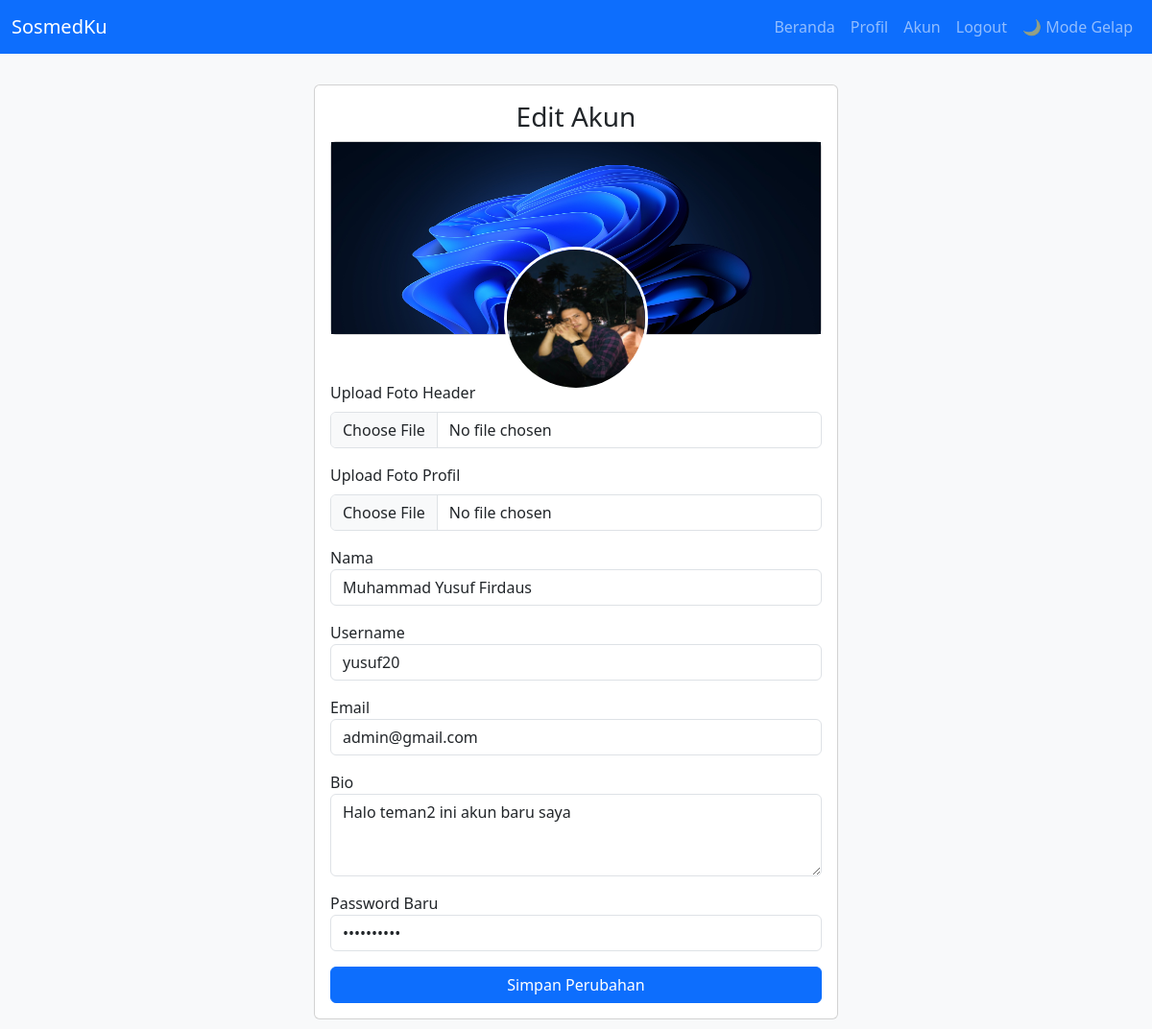
The app's page /akun.php (signed in) with its own data.
### tables this page shows
CREATE TABLE `user` (
  `id` int(11) NOT NULL,
  `nama` varchar(255) NOT NULL,
  `username` varchar(255) NOT NULL,
  `email` varchar(255) NOT NULL,
  `password` varchar(255) NOT NULL,
  `foto_profil` varchar(255) NOT NULL,
  `foto_header` varchar(255) NOT NULL,
  `bio` varchar(255) NOT NULL,
  `created_at` timestamp NOT NULL DEFAULT current_timestamp(),
  `updated_at` timestamp NOT NULL DEFAULT current_timestamp() ON UPDATE current_timestamp()
);

### akun.php (the view, shortened to what this page needs)
<?php
include 'db/db.php';
$email = $_SESSION['email'];
$queryUser = mysqli_query($conn, "SELECT * FROM user WHERE email = '$email'");
if ($queryUser && mysqli_num_rows($queryUser) > 0) {
    $userData = mysqli_fetch_assoc($queryUser);
} else {
    header('Location: akun.php?email=tidak_ditemukan');
    exit();
}
?>
<!DOCTYPE html>
<html lang="id">
<head>
  <link href="assets/dist/css/bootstrap.min.css" rel="stylesheet">
  <link rel="stylesheet" href="css/main.css">
  <link rel="stylesheet" href="css/theme.css">
</head>
<body>
  <?php include 'inc/navbar.php'; ?>
  <div class="container mt-4">
    <div class="row">
      <div class="col-lg-6 mx-auto">
        <div class="card">
          <div class="card-body">
            <h3 class="card-title text-center">Edit Akun</h3>
            <form action="" method="post" enctype="multipart/form-data">
              <div class="card mb-5">
                  <div class="card-body p-0 position-relative" style="height: 200px; background: #f0f0f0;">
                      <img src="<?php echo !empty($userData['foto_header']) ? 'upload/' . htmlspecialchars ($userData['foto_header']) : 'https://placehold.co/1200x200'; ?>  " class="img-fluid w-100 h-100">
                      <img src="<?php echo !empty($userData['foto_profil']) ? 'upload/' . htmlspecialchars($userData['foto_profil']) : 'https://placehold.co/150x150'; ?>"
                          alt="Foto Profil"
                          class="rounded-circle border border-white border-3 position-absolute mb-3"
                          style="width: 150px; height: 150px; bottom: -75px; left: 50%; transform: translateX(-50%);">
                  </div>
              </div>
              <div class="form-group mb-3">
                <label for="foto_header">Upload Foto Header</label>
                <input type="file" class="form-control mt-2" id="uploadFotoHeader" name="foto_header">
              </div>
              <div class="form-group mb-3">
                <label for="foto_profil">Upload Foto Profil</label>
                <input type="file" class="form-control mt-2" id="uploadFoto" name="foto_profil">
              </div>
              <div class="form-group mb-3">
                <label for="nama">Nama</label>
                <input type="text" class="form-control" id="nama" name="nama" value="<?php echo htmlspecialchars($userData['nama']); ?>" required>
              </div>
              <div class="form-group mb-3">
                <label for="username">Username</label>
                <input type="text" class="form-control" id="username" name="username" value="<?php echo htmlspecialchars($userData['username']); ?>" required>
              </div>
              <div class="form-group mb-3">
                <label for="email">Email</label>
                <input type="email" class="form-control" id="email" name="email" value="<?php echo htmlspecialchars($userData['email']); ?>" required>
              </div>
              <div class="form-group mb-3">
                <label for="bio">Bio</label>
                <textarea class="form-control" id="bio" name="bio" rows="3" placeholder="Tulis sesuatu tentang dirimu..."><?php echo htmlspecialchars($userData['bio']); ?></textarea>
              </div>
              <div class="form-group mb-3">
                <label for="password">Password Baru</label>
                <input type="password" class="form-control" id="password" name="password" value="<?php echo htmlspecialchars($userData['password']); ?>">
              </div>
              <div class="d-grid gap-2">
                <button type="submit" class="btn btn-primary" name="update">Simpan Perubahan</button>
              </div>
            </form>
          </div>
        </div>
      </div>
    </div>
  </div>
</body>
</html>

### css/main.css (style rules this page uses)
body { background-color: #f8f9fa; }
.card { margin-bottom: 1rem; }

### records on screen
user: foto_header (picture), foto_profil (picture), nama "Muhammad Yusuf Firdaus", username "yusuf20", email "admin@gmail.com", bio "Halo teman2 ini akun baru saya"
